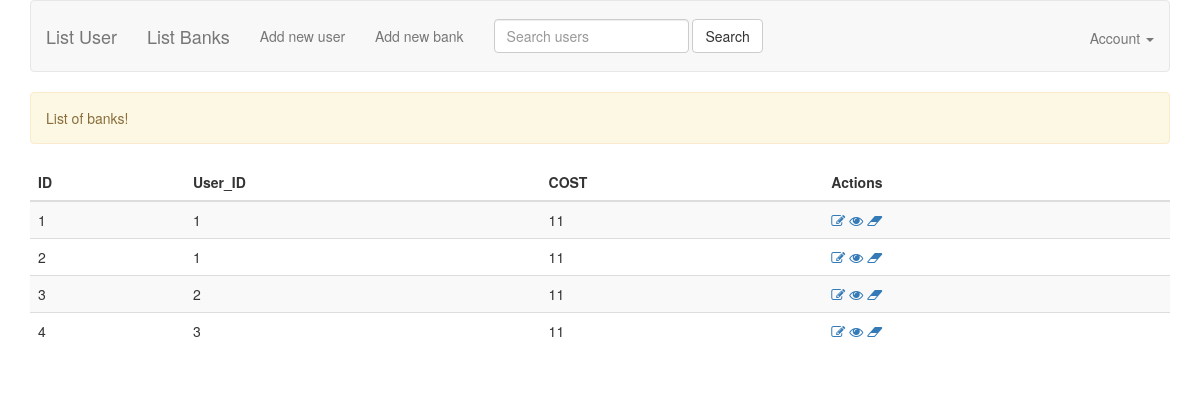
The app's page /list_banks.php, older data.
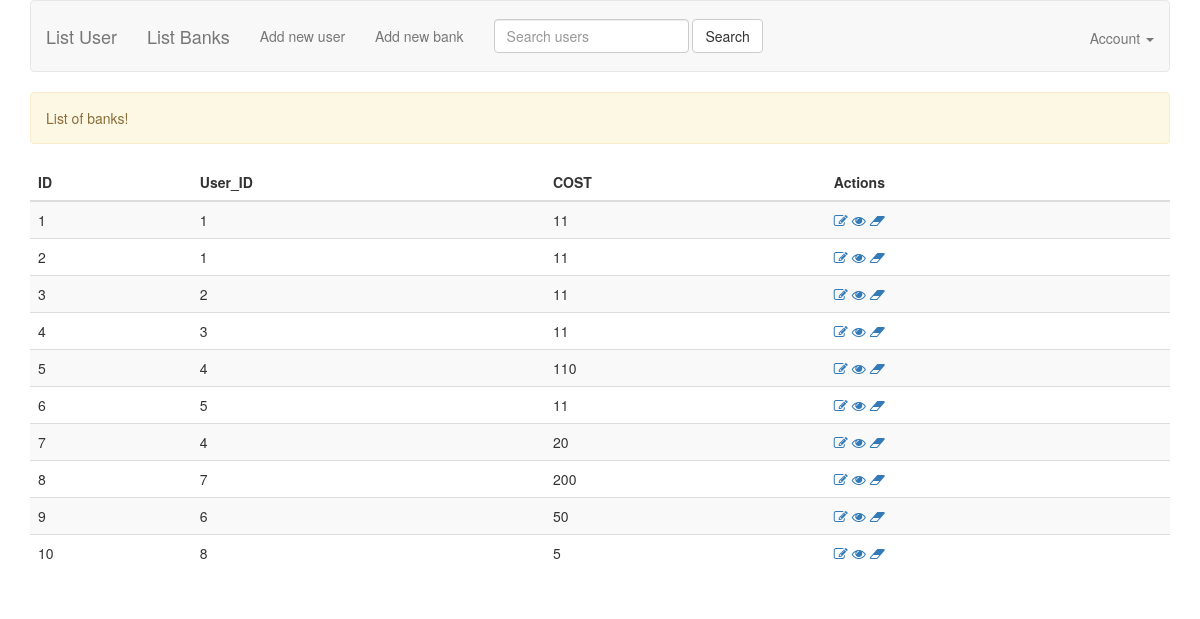
The same page, newer data.
### tables this page shows
CREATE TABLE `banks` (
  `id` int(11) NOT NULL,
  `user_id` int(11) NOT NULL,
  `cost` float NOT NULL,
  `version` double(5,1) NOT NULL
);

### DesignPattern/FactoryPattern.php (called while the page is built, shortened)
<?php
require_once './models/BankModel.php';
class FactoryPattern {
    public function make($model){
        if($model === 'user'){
            return new UserModel();
        }
        else if($model === 'bank'){
            return new BankModel();
        }
    }
}

### models/BankModel.php (called while the page is built, shortened)
<?php
require_once 'BaseModel.php';
class BankModel extends BaseModel {
    public function getBanks($params = []) {
        if (!empty($params['keyword'])) {
            $sql = 'SELECT * FROM banks WHERE name LIKE "%' . $params['keyword'] .'%"';
            $banks = self::$_connection->multi_query($sql);
        } else {
            $sql = 'SELECT * FROM banks';
            $banks = $this->select($sql);
        }
        return $banks;
    }
}

### models/BaseModel.php (called while the page is built, shortened)
<?php
abstract class BaseModel {
    protected static $_connection;
    public function __construct() {
        if (!isset(self::$_connection)) {
            self::$_connection = mysqli_connect(DB_HOST, DB_USER, DB_PASSWORD, DB_NAME, DB_PORT);
        }
    }
    protected function query($sql) {
        $result = self::$_connection->query($sql);
        return $result;
    }
    protected function select($sql) {
        $result = $this->query($sql);
        $rows = [];
        if (!empty($result)) {
            while ($row = $result->fetch_assoc()) {
                $rows[] = $row;
            }
        }
        return $rows;
    }
}

### list_banks.php (the view, shortened to what this page needs)
<?php
require_once 'DesignPattern/FactoryPattern.php';
$factory = new FactoryPattern();
$bankModel = $factory->make('bank');
$params = [];
$banks = $bankModel->getbanks($params);
?>
<!DOCTYPE html>
<html>
<head>
    <?php include 'views/meta.php' ?>
</head>
<body>
    <?php include 'views/header.php'?>
    <div class="container">
        <?php if (!empty($banks)) {?>
            <div class="alert alert-warning" role="alert">
                List of banks! <br>
            </div>
            <table class="table table-striped">
            <thead>
                    <tr>
                        <th scope="col">ID</th>
                        <th scope="col">User_ID</th>
                        <th scope="col">COST</th>
                        <th scope="col">Actions</th>
                    </tr>
                </thead>
                <tbody>
                    <?php foreach ($banks as $bank) {?>
                        <tr>
                            <td>
                                <?php echo $bank['id']?>
                            </td>
                            <td>
                                <?php echo $bank['user_id']?>
                            </td>
                            <td>
                                <?php echo $bank['cost']?>
                            </td>
                            <td>
                                <a href="form_bank.php?id=<?php echo md5($bank['id']) ?>">
                                    <i class="fa fa-pencil-square-o" aria-hidden="true" title="Update"></i>
                                </a>
                                <a href="view_bank.php?id=<?php echo md5($bank['id']) ?>">
                                    <i class="fa fa-eye" aria-hidden="true" title="View"></i>
                                </a>
                                <a href="delete_bank.php?id=<?php echo md5($bank['id'])?>&token=<?php echo $_SESSION['token'] ?? '' ?>">
                                    <i class="fa fa-eraser" aria-hidden="true" title="Delete"></i>
                                </a>
                            </td>
                        </tr>
                    <?php } ?>
                </tbody>
            </table>
        <?php }else { ?>
            <div class="alert alert-dark" role="alert">
                This is a dark alert—check it out!
            </div>
        <?php } ?>
    </div>
</body>
</html>

### views/meta.php (shortened to what this page needs)
<link rel="stylesheet" type="text/css" href="public/css/styles.css">
<link rel="stylesheet" type="text/css" href="public/css/bootstrap.min-3.3.7.css">
<link rel="stylesheet" type="text/css" href="public/css/font-awesome.min-4.6.3.css">

### views/header.php (shortened to what this page needs)
<?php
$keyword = '';
?>
<div class="container">
    <nav class="navbar navbar-icon-top navbar-default">
            <div class="navbar-header">
                <a class="navbar-brand" href="list_users.php">List User</a>
                <a class="navbar-brand" href="list_banks.php">List Banks</a>
            </div>
            <div class="collapse navbar-collapse" id="bs-example-navbar-collapse-1">
                <ul class="nav navbar-nav">
                    <li><a href="form_user.php">Add new user</a></li>
                    <li><a href="form_bank.php">Add new bank</a></li>
                </ul>
                <form class="navbar-form navbar-left">
                    <div class="form-group">
                        <input type="text" name="keyword" class="form-control" placeholder="Search users"
                               value="<?php echo $keyword ?>"
                        >
                    </div>
                    <button type="submit" class="btn btn-default">Search</button>
                </form>
                <ul class="nav navbar-nav navbar-right">
                    <li class="dropdown">
                        <a href="#" class="dropdown-toggle" data-toggle="dropdown" role="button" aria-haspopup="true" aria-expanded="false">
                            Account <span class="caret"></span>
                        </a>
                    </li>
                </ul>
            </div>
    </nav>
</div>

### public/css/styles.css (style rules this page uses)
.btn { padding: 10px; font-size: 15px; color: white; background: #5F9EA0; border: none; border-radius: 5px; }
@media (min-width: 768px) { .navbar-icon-top .navbar-brand { padding: 25px 15px; } }
@media (min-width: 768px) { .navbar-icon-top .navbar-btn, .navbar-icon-top .navbar-form { margin-top: 18px; margin-bottom: 18px; } }
@media (min-width: 768px) { .navbar-icon-top .navbar-nav>li>a { text-align: center; display: table-cell; height: 70px; vertical-align: middle; padding-top: 0; padding-bottom: 0; } }

Row changes from the older to the newer data that the page shows:
added banks: id "5", user "4", cost "110"
added banks: id "6", user "5", cost "11"
added banks: id "7", user "4", cost "20"
added banks: id "8", user "7", cost "200"
added banks: id "9", user "6", cost "50"
added banks: id "10", user "8", cost "5"
